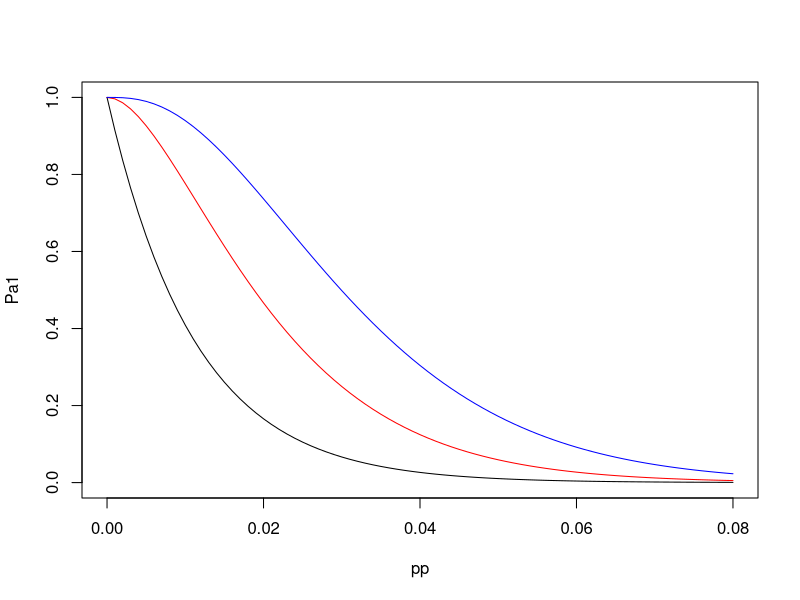

The R script that drew this image:
#
# Figure 15.5 on Page 657

#---------------------------
n=89; c=0
pp = seq(0, 0.08, length=81)
Pa1 = pbinom(c, size=n, prob=pp)

#---------------------------
n=89; c=1
pp = seq(0, 0.08, length=81)
Pa2 = pbinom(c, size=n, prob=pp)

#---------------------------
n=89; c=2
pp = seq(0, 0.08, length=81)
Pa3 = pbinom(c, size=n, prob=pp)

#===========================
plot(pp, Pa1, type="l", ylim=c(0,1))
lines(pp, Pa2, col="red")
lines(pp, Pa3, col="blue")

